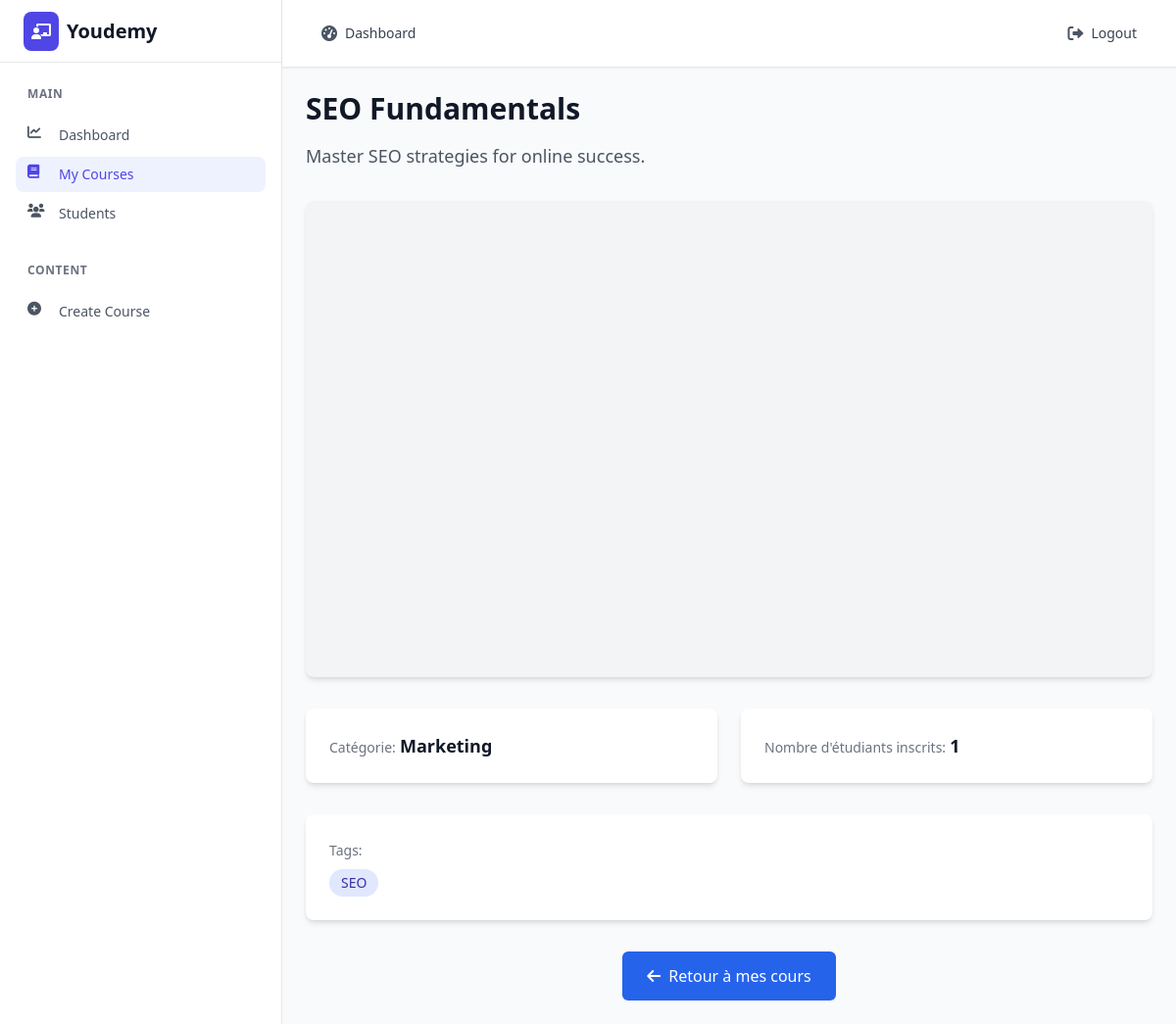
Page /views/Ensieignant/view_course.php?id=3 (signed in) on the committed database.
### tables this page shows
CREATE TABLE cours (
    id INT PRIMARY KEY AUTO_INCREMENT,
    titre VARCHAR(255) NOT NULL,
    description TEXT NOT NULL,
    contenu TEXT NOT NULL,
    type_contenu ENUM('video', 'document') NOT NULL,
    id_categorie INT,
    id_enseignant INT NOT NULL,
    statut ENUM('actif', 'inactif', 'brouillon') NOT NULL DEFAULT 'brouillon',
    FOREIGN KEY (id_categorie) REFERENCES categories(id_categorie) ON DELETE SET NULL,
    FOREIGN KEY (id_enseignant) REFERENCES utilisateurs(id) ON DELETE CASCADE
);

CREATE TABLE categories (
    id_categorie INT PRIMARY KEY AUTO_INCREMENT,
    nom VARCHAR(100) NOT NULL UNIQUE
);

CREATE TABLE tags (
    id_tag INT PRIMARY KEY AUTO_INCREMENT,
    nom VARCHAR(50) NOT NULL UNIQUE
);

### models/Course.php (called while the page is built, shortened)
<?php
class Course
{
    public function getCourseWithDetails($courseId)
    {
        $db = Database::getInstance();
        $conn = $db->getConnection();
        $query = "
            SELECT
                c.*,
                cat.nom as category_name,
                u.nom as enseignant_nom,
                COUNT(DISTINCT i.id_etudiant) as nombre_etudiants,
                GROUP_CONCAT(DISTINCT t.nom) as tags
            FROM cours c
            LEFT JOIN categories cat ON c.id_categorie = cat.id_categorie
            LEFT JOIN utilisateurs u ON c.id_enseignant = u.id
            LEFT JOIN inscriptions i ON c.id = i.id_cours
            LEFT JOIN cours_tags ct ON c.id = ct.id_cours
            LEFT JOIN tags t ON ct.id_tag = t.id_tag
            WHERE c.id = :course_id
            GROUP BY c.id";
        $stmt = $conn->prepare($query);
        $stmt->bindParam(':course_id', $courseId);
        $stmt->execute();
        return $stmt->fetch(PDO::FETCH_ASSOC);
    }
}

### models/Enseignant.php (called while the page is built, shortened)
<?php
require_once __DIR__ . '/Course.php';
class Enseignant extends User
{
public function getCourseTags($courseId)
{
    try {
        $db = Database::getInstance();
        $conn = $db->getConnection();
        $stmt = $conn->prepare("
            SELECT t.id_tag, t.nom
            FROM tags t
            JOIN cours_tags ct ON t.id_tag = ct.id_tag
            WHERE ct.id_cours = :id_cours
        ");
        $stmt->bindParam(':id_cours', $courseId);
        $stmt->execute();
        return $stmt->fetchAll(PDO::FETCH_ASSOC);
    } catch (PDOException $e) {
        error_log('Error fetching course tags: ' . $e->getMessage());
        return [];
    }
}
}

### views/Ensieignant/view_course.php (the view, shortened to what this page needs)
<?php
require_once __DIR__ . '/../../models/Course.php';
require_once __DIR__ . '/../../models/Enseignant.php';
$courseId = $_GET['id'] ?? null;
$enseignant = new Enseignant($_SESSION['user']['id']);
$courseModel = new Course(null, null, null, null, null, null, null);
$course = $courseModel->getCourseWithDetails($courseId);
$courseTags = $enseignant->getCourseTags($courseId);
?>
<!DOCTYPE html>
<html lang="fr" class="h-full bg-gray-50">
<head>
    <script src="https://cdn.tailwindcss.com"></script>
    <link rel="stylesheet" href="https://cdnjs.cloudflare.com/ajax/libs/font-awesome/6.0.0/css/all.min.css">
</head>
<body class="h-full">
    <aside class="hidden lg:flex lg:flex-col lg:w-72 lg:fixed lg:inset-y-0 bg-white border-r border-gray-200">
        <div class="flex items-center h-16 px-6 border-b border-gray-200 bg-white">
            <div class="flex items-center gap-2">
                <div class="bg-indigo-600 p-2 rounded-lg">
                    <i class="fas fa-chalkboard-teacher text-white"></i>
                </div>
                <span class="text-xl font-bold text-gray-900">Youdemy</span>
            </div>
        </div>
        <nav class="flex-1 px-4 py-6 space-y-8 overflow-y-auto">
            <div>
                <h3 class="px-3 text-xs font-semibold text-gray-500 uppercase tracking-wider">Main</h3>
                <div class="mt-4 space-y-1">
                    <a href="dashboard.php" class="flex items-center px-3 py-2 text-sm font-medium rounded-lg text-gray-600 hover:bg-gray-50">
                        <i class="fas fa-chart-line w-5 h-5"></i>
                        <span class="ml-3">Dashboard</span>
                    </a>
                    <a href="myCourses.php" class="flex items-center px-3 py-2 text-sm font-medium rounded-lg bg-indigo-50 text-indigo-600">
                        <i class="fas fa-book w-5 h-5"></i>
                        <span class="ml-3">My Courses</span>
                    </a>
                    <a href="#" class="flex items-center px-3 py-2 text-sm font-medium rounded-lg text-gray-600 hover:bg-gray-50">
                        <i class="fas fa-users w-5 h-5"></i>
                        <span class="ml-3">Students</span>
                    </a>
                </div>
            </div>
            <div>
                <h3 class="px-3 text-xs font-semibold text-gray-500 uppercase tracking-wider">Content</h3>
                <div class="mt-4 space-y-1">
                    <a href="ajouterCours.php" class="flex items-center px-3 py-2 text-sm font-medium rounded-lg text-gray-600 hover:bg-gray-50">
                        <i class="fas fa-plus-circle w-5 h-5"></i>
                        <span class="ml-3">Create Course</span>
                    </a>
                </div>
            </div>
        </nav>
    </aside>
    <div class="lg:pl-72 flex flex-col flex-1">
        <header class="sticky top-0 z-10 bg-white border-b border-gray-200 shadow-sm">
            <div class="px-4 sm:px-6 lg:px-8 py-4">
                <div class="flex items-center justify-between">
                    <div class="flex items-center gap-4">
                        <a href="dashboard.php" class="flex items-center gap-2 p-2 rounded-lg hover:bg-gray-50">
                            <i class="fas fa-tachometer-alt text-gray-600"></i>
                            <span class="hidden sm:block font-medium text-sm text-gray-700">Dashboard</span>
                        </a>
                    </div>
                    <div class="flex items-center gap-4">
                        <a href="../auth/logout.php" class="flex items-center gap-2 p-2 rounded-lg hover:bg-gray-50">
                            <i class="fas fa-sign-out-alt text-gray-600"></i>
                            <span class="hidden sm:block font-medium text-sm text-gray-700">Logout</span>
                        </a>
                    </div>
                </div>
            </div>
        </header>
        <main class="flex-1 p-6">
            <div class="max-w-4xl mx-auto">
                <h1 class="text-3xl font-bold text-gray-900 mb-4"><?php echo htmlspecialchars($course['titre']); ?></h1>
                <p class="text-gray-600 text-lg mb-8"><?php echo htmlspecialchars($course['description']); ?></p>
                <div class="mb-8">
                    <?php if ($course['type_contenu'] === 'video'): ?>
                        <div class="bg-gray-100 rounded-lg overflow-hidden shadow-md">
                            <div class="video-container">
                                <iframe src="https://www.youtube.com/embed/<?php echo htmlspecialchars($course['contenu']); ?>" frameborder="0" allow="accelerometer; autoplay; clipboard-write; encrypted-media; gyroscope; picture-in-picture" allowfullscreen></iframe>
                            </div>
                        </div>
                    <?php endif; ?>
                </div>
                <div class="grid grid-cols-1 md:grid-cols-2 gap-6 mb-8">
                    <div class="bg-white p-6 rounded-lg shadow-md">
                        <span class="text-sm text-gray-500">Catégorie:</span>
                        <span class="text-lg font-semibold text-gray-900"><?php echo htmlspecialchars($course['category_name']); ?></span>
                    </div>
                    <div class="bg-white p-6 rounded-lg shadow-md">
                        <span class="text-sm text-gray-500">Nombre d'étudiants inscrits:</span>
                        <span class="text-lg font-semibold text-gray-900"><?php echo htmlspecialchars($course['nombre_etudiants']); ?></span>
                    </div>
                </div>
                <div class="bg-white p-6 rounded-lg shadow-md mb-8">
                    <span class="text-sm text-gray-500">Tags:</span>
                    <div class="flex flex-wrap gap-2 mt-2">
                        <?php foreach ($courseTags as $tag): ?>
                            <span class="bg-indigo-100 text-indigo-800 text-sm font-medium px-3 py-1 rounded-full">
                                <?php echo htmlspecialchars($tag['nom']); ?>
                            </span>
                        <?php endforeach; ?>
                    </div>
                </div>
                <div class="text-center">
                    <a href="myCourses.php" class="inline-flex items-center justify-center px-6 py-3 border border-transparent rounded-md shadow-sm text-base font-medium text-white bg-blue-600 hover:bg-blue-700 focus:outline-none focus:ring-2 focus:ring-offset-2 focus:ring-blue-500">
                        <i class="fas fa-arrow-left mr-2"></i> Retour à mes cours
                    </a>
                </div>
            </div>
        </main>
    </div>
</body>
</html>

### views/Ensieignant/view_course.php (style rules this page uses)
.video-container { position: relative; padding-bottom: 56.25%; height: 0; overflow: hidden; }
.video-container iframe { position: absolute; top: 0; left: 0; width: 100%; height: 100%; }

### rows in the picture
cours: titre "SEO Fundamentals", description "Master SEO strategies for online success.", id_categorie.nom "Marketing"
tags: nom "SEO"

### other values in the picture
$course['nombre_etudiants'] "1"
